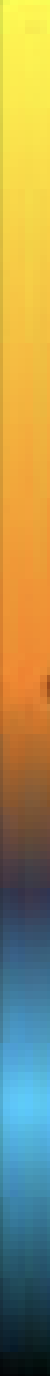
%> input picture Dependencies/MyColormaps/Pablomap1.png, 50 x 1376 px
$ octave --eval "result = makeColorMapFromImage('Pablomap1.png');"   (GNU Octave 9; MATLAB toolbox functions it lacks are replaced by stand-ins)
%> lines starting %> are read from the running program, lines starting %| are printed output that depends on the picture
function [ colormap_array ] = makeColorMapFromImage( image_filepath, top_trim, bottom_trim )
%> called with image_filepath = 'Pablomap1.png'
% Function for taking a screenshot of a colorbar (as in, say, Pablo or
% Philip's papers) and turning it into a colormap for use in Matlab.
%
% Nathanael Kazmierczak, 07/15/2020

if nargin < 2
    top_trim = 0;
    bottom_trim = 0;
end

[im] = imread(image_filepath);
%> im is the input picture: size 1376x50x3 uint8; mean R, G, B 161.8, 148.2, 91
im = im((bottom_trim+1):(end-top_trim),:,:);

R = im(:,:,1);
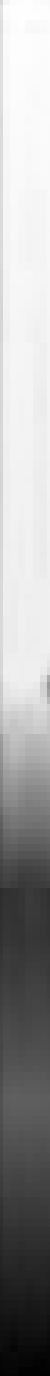
%> R: size 1376x50 uint8; min 1, max 254, mean 161.8
G = im(:,:,2);
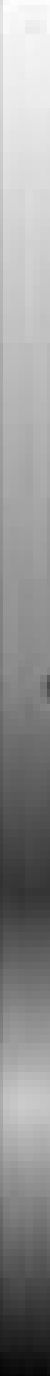
%> G: size 1376x50 uint8; min 5, max 253, mean 148.2
B = im(:,:,3);
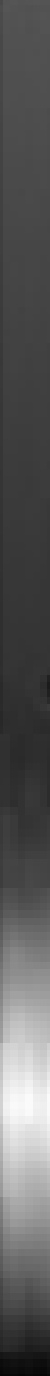
%> B: size 1376x50 uint8; min 6, max 250, mean 91
[r,c] = size(R);
%> r = 1376; c = 50

Rmean = mean(R,2);
%> Rmean = 1376 values, max 251.8 at index 6, min 2.44 at index 1375, mean 161.8
Gmean = mean(G,2);
%> Gmean = 1376 values, max 249.8 at index 1, min 6.68 at index 1375, mean 148.2
Bmean = mean(B,2);
%> Bmean = 1376 values, max 243 at index 1103, min 7.62 at index 1375, mean 90.96

colormap_array = horzcat(Rmean,Gmean,Bmean)./256;
%> colormap_array = 1376 rows, first 12: [0.971 0.976 0.326; 0.971 0.976 0.326; 0.971 0.976 0.326; 0.971 0.976 0.326; 0.971 0.976 0.326; 0.984 0.959 0.321; 0.984 0.959 0.321; 0.984 0.959 0.321; 0.984 0.959 0.321; 0.984 0.959 0.321; 0.984 0.959 0.321; 0.984 0.959 0.321]
%> `result = makeColorMapFromImage('Pablomap1.png');`: result has the same summary as colormap_array in makeColorMapFromImage

end

$ run again, on Dependencies/MyColormaps/Pablomap2.png
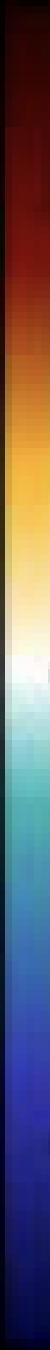
%> input picture Dependencies/MyColormaps/Pablomap2.png, 50 x 1350 px
%> in makeColorMapFromImage, im is the input picture: size 1350x50x3 uint8; mean R, G, B 101.7, 90.6, 97.1
%> in makeColorMapFromImage, `G = im(:,:,2);`:
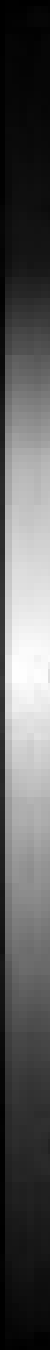
%> G: size 1350x50 uint8; min 0, max 254, mean 90.6
%> in makeColorMapFromImage, `B = im(:,:,3);`:
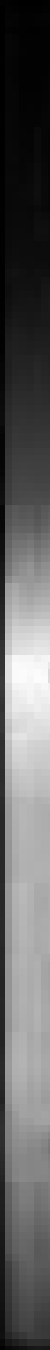
%> B: size 1350x50 uint8; min 0, max 252, mean 97.1
%> Rmean = 1350 values, max 229.8 at index 648, min 0.14 at index 1347, mean 101.7
%> Gmean = 1350 values, max 228.6 at index 677, min 0.32 at index 1, mean 90.63
%> Bmean = 1350 values, max 226.3 at index 677, min 0.84 at index 1, mean 97.15
%> colormap_array = 1350 rows, first 12: [0.0347 0.00125 0.00328; 0.0347 0.00125 0.00328; 0.0347 0.00125 0.00328; 0.0347 0.00125 0.00328; 0.0347 0.00125 0.00328; 0.0347 0.00125 0.00328; 0.077 0.00859 0.00586; 0.077 0.00859 0.00586; 0.077 0.00859 0.00586; 0.077 0.00859 0.00586; 0.077 0.00859 0.00586; 0.077 0.00859 0.00586]
%> result has the same summary as colormap_array in makeColorMapFromImage

$ run again, on Dependencies/MyColormaps/Pablomaps.png
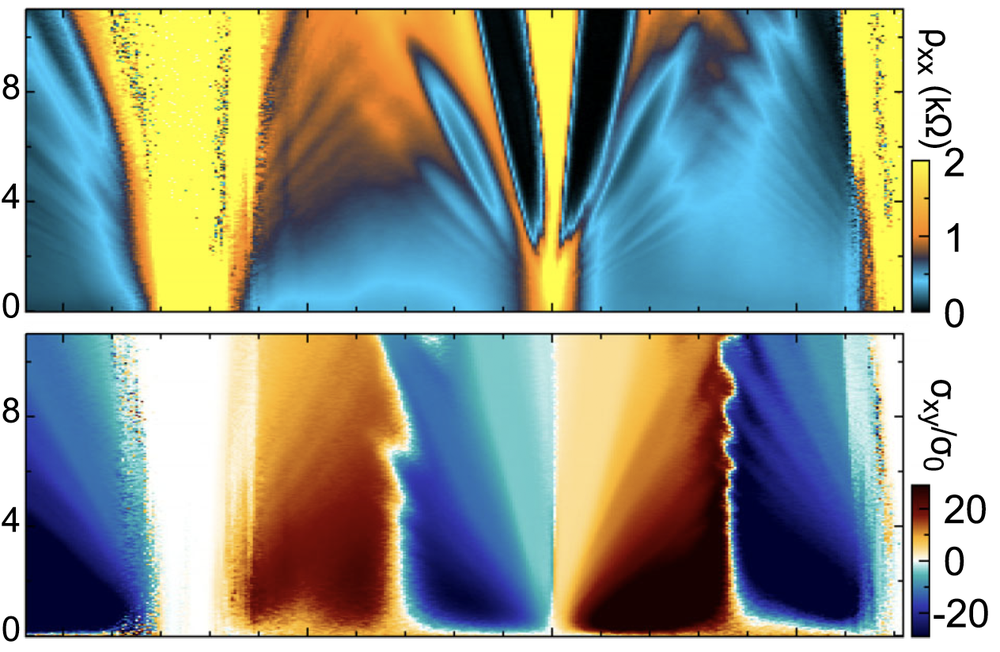
%> input picture Dependencies/MyColormaps/Pablomaps.png, 1000 x 652 px, shrunk from 1264 x 824 before the run
%> in makeColorMapFromImage, im is the input picture: size 652x1000x3 uint8; mean R, G, B 145.9, 152.8, 142.1
%> in makeColorMapFromImage, `G = im(:,:,2);`:
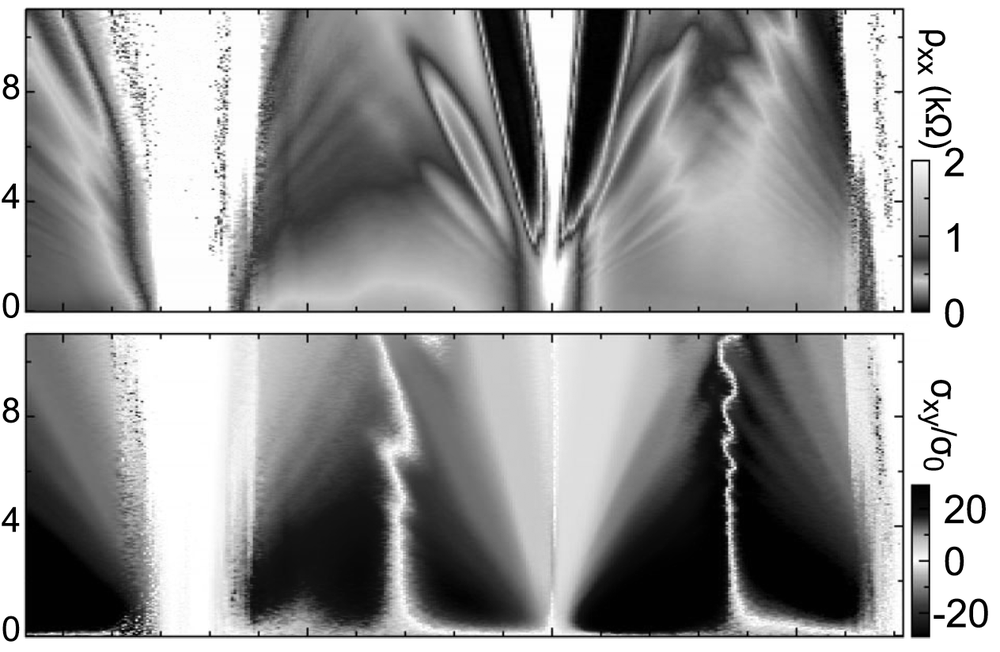
%> G: size 652x1000 uint8; min 0, max 255, mean 152.8
%> in makeColorMapFromImage, `B = im(:,:,3);`:
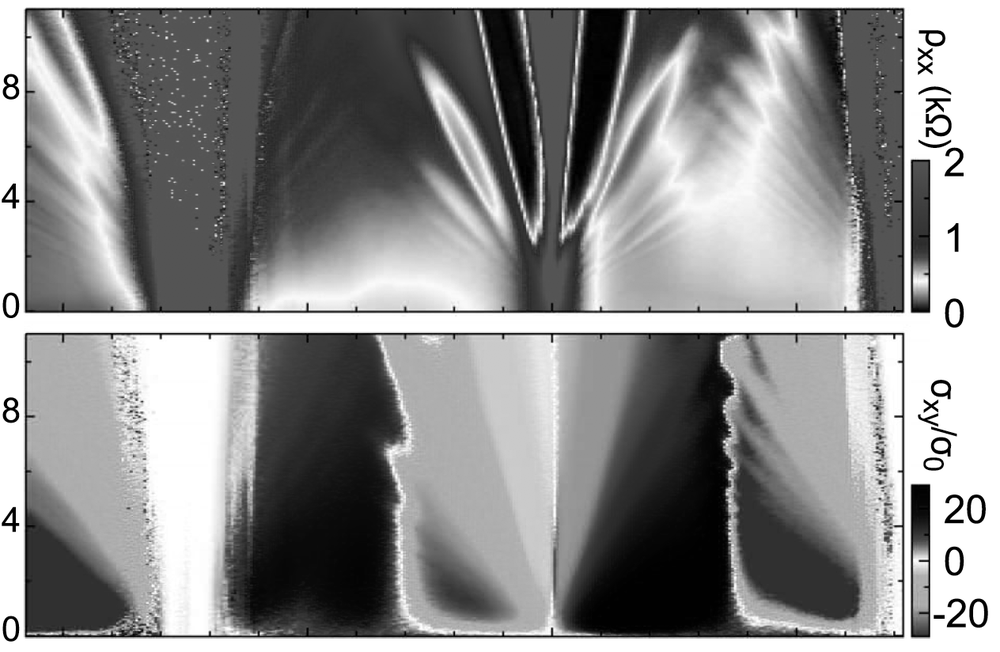
%> B: size 652x1000 uint8; min 0, max 255, mean 142.1
%> Rmean = 652 values, max 255 at index 1, min 40.3 at index 312, mean 145.9
%> Gmean = 652 values, max 255 at index 1, min 40.58 at index 637, mean 152.8
%> Bmean = 652 values, max 255 at index 1, min 37.35 at index 10, mean 142.1
%> colormap_array = 652 rows, first 12: [0.996 0.996 0.996; 0.996 0.996 0.996; 0.996 0.996 0.996; 0.996 0.996 0.996; 0.996 0.996 0.996; 0.993 0.993 0.993; 0.996 0.996 0.996; 0.869 0.869 0.867; 0.398 0.398 0.409; 0.198 0.182 0.146; 0.565 0.522 0.311; 0.696 0.642 0.379]
%> result has the same summary as colormap_array in makeColorMapFromImage
